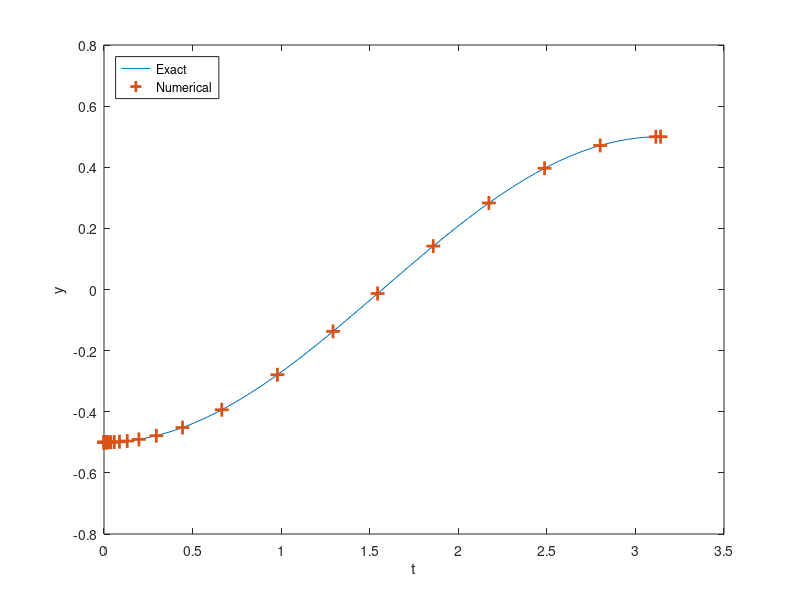

This chart was generated by the following MATLAB code: (Note: this script raises an error after producing the figure.)
%% Integrator Lab: Solving First Order ODEs in MATLAB and Picard Approximation
%
% This lab will teach you to numerically solve first order ODEs using a
% built in MATLAB integrator, |ode45|.  |ode45| is a good, general purpose
% tool for integrating first order equations (and first order systems).  It
% is not always the right algorithm, but it is usually the right algorithm
% to try first. This lab will also teach you how to manipulate symbolic
% functions in MATLAB.
%
% You will learn how to use the |ode45| routine, how to interpolate between
% points, and how MATLAB handles data structures.  You will also learn how
% to use MATLAB for exact symbolic calculations and write your own Picard
% approximation code.
% 
% Opening the m-file lab2.m in the MATLAB editor, step through each
% part using cell mode to see the results.  Compare the output with the
% PDF, which was generated from this m-file.
%
% There are eight exercises in this lab that are to be handed in at the
% end of the lab.  Write your solutions in the template, including
% appropriate descriptions in each step. Save the .m file and submit it 
% online using Quercus.

%% Set up an inline function representation of an ODE and solve it
%
% MATLAB has many built in routines for solving differential equations of
% the form
%
% |y' = f(t,y)|
%
% We will solve them using |ode45|, a high precision integrator.  To do
% this, we will need to construct an inline function representation of |f|,
% an initial condition, and specify how far we want MATLAB to integrate the
% problem.  Once we have set these, we pass the information to |ode45| to
% get the solution.
%
% For a first example, we will solve the initial value problem
%
% |y' = y, y(0) = 1|
%
% which has as its answer |y = e^t|. 
%
%

% Set up the right hand side of the ODE as an inline function
f = @(t,y) y; 

% The initial conditions
t0 = 0;
y0 = 1;

% The time we will integrate until
t1 = 2;

soln = ode45(f, [t0, t1], y0);


%% Examining the output
%
% When we execute the |ode45|, it returns a data structure, stored in soln.
% We can see the pieces of the data structure with a display command:

disp(soln);

%% Understanding the components of the solution data structure
%
% The most important elements of the data structure are stored in the |x|
% and |y| components of the structure; these are vectors.  Vectors |x| and
% |y| contain the points at which the numerical approximation to the
% initial value problem  has been computed.  In other words, |y(j)| is the
% approximate value of the solution at |x(j)|.
%
% *NOTE:* Even though we may be studying a problem like |u(t)| or |y(t)|,
% MATLAB will always use |x| for the independent variable and |y| for the
% dependent variable in the data structure.
%
% Pieces of the data structure can be accessed using a period, as in C/C++
% or Java.  See the examples below:

% Display the values of |t| at which |y(t)| is approximated
fprintf(' Vector of t values: ');
disp(soln.x);
% Display the the corresponding approximatations of |y(t)|
fprintf(' Vector of y values: ');
disp(soln.y);

% Display the approximation of the solution at the 3rd point:
fprintf(' Third element of the vector of t values: %g\n',soln.x(3));
fprintf(' Third element of the vector of y values: %g\n',soln.y(3));


%% Visualizing and comparing the solution
% We can now visualize the solution at the computed data points and compare
% with the exact solution.

% Construct the exact solution
tt = linspace(0,2,50);
yy = exp(tt);

% Plot both on the same figure, plotting the approximation with x's
plot(tt, yy, soln.x, soln.y, 'x', 'MarkerSize',10, 'LineWidth', 2);
% NOTE: the MarkerSize and LineWidth are larger than their defaults of 6
% and 1, respectively.  This makes the print out more readable.

% Add a label to the axis and a legend
xlabel('t');
legend('Exact', 'Numerical','Location','Best');

%% Exercise 1
%
% Objective: Solve an initial value problem and plot both the numerical
% approximation and the corresponding exact solution.
%
% Details: Solve the IVP
%
% |y' = y tan t + sin t, y(0) = -1/2|
%
% from |t = 0| to |t = pi|.
%
% Compute the exact solution (by hand), and plot both on the same figure
% for comparison, as above.
%
% Your submission should show the construction of the inline function, the
% use of ode45 to obtain the solution, a construction of the exact
% solution, and a plot showing both.  In the comments, include the exact
% solution.
%
% Label your axes and include a legend.

% Inline function of the right hand side
f = @(t,y) y.*tan(t) + sin(t); 

t0 = 0;
y0 = -1/2;
t1 = pi;

soln1 = ode45(f, [t0, t1], y0);

tt = linspace(0,pi,50);
yy = -0.5.*cos(tt);

plot(tt, yy, soln1.x, soln1.y, '+', 'MarkerSize',10, 'LineWidth', 2);
xlabel('t');
ylabel('y');
legend('Exact', 'Numerical','Location','NorthWest');

%general solution is y = Csec(t) - 1/2 * cos(t)
%particular solution has C = 0, so y = -1/2 * cos(t)

%% Computing an approximation at a specific point
%
% As you should be able to see by examining |soln.x|, ode45 returns the
% solution at a number of points between |t0| and |t1|.  But sometimes we
% want to know the solution at some intermediate point.
%
% To obtain this value, we need to interpolate it in a consistent way.
% Fortunately, MATLAB provides a convenient function, |deval|, specifically
% for this.

% Compute the solution at t = .25:
deval(soln, .25)

% Compute the solution at t = 1.6753:
fprintf(' Solution at 1.6753: %g\n', deval(soln, 1.6753));

% Compute the solution at 10 grid points between .45 and 1.65:
tinterp = linspace(.45, 1.65, 10);
deval(soln, tinterp)

% Alternatively:
deval(soln, linspace(.45, 1.65, 10))


%% Exercise 2
% 
% Objective: Interpolate a solution at a number of grid points
%
% Details: For the solution you computed in exercise 1, use deval to
% compute the interpolated values at 10 grid points between 2 and 3.

fprintf('Solutions of exercise 1 from 2 to 3: ');
deval(soln1, linspace(2, 3, 10))

%% Errors, Step Sizes, and Tolerances
%
% As you may have noticed, in contrast to the IODE software, at no point do
% we set a step size for our solution.  Indeed, the step size is set
% adaptively to conform to a specified error tolerance.  
%
% Roughly speaking, given the solution at |(t_j, y_j)|, |ode45| computes two
% approximations of the solution at |t_{j+1} = t_j + h|; one is of greater
% accuracy than the other.  If the difference is below a specified
% tolerance, the step is accepted and we continue.  Otherwise the step is
% rejected and the smaller step size, |h|, is used; it is often halved.
%
% We can compute the global truncation error at each solution point, figure
% out the maximum error, and visualize this error (on a linear-log scale):

% Compute the exact solution
yexact = exp(soln.x);

% Compute the pointwise error; note the use of MATLAB's vectorization
err = abs(yexact - soln.y);

disp(err);

fprintf('maximum error: %g \n', max(err));

semilogy(soln.x, err, 'LineWidth', 2);
xlabel('t');
ylabel('error');


%% Exercise 3
%
% Objective: Examine the error of a solution generated by |ode45|
%
% Details: For your solution to exercise 1, compute the pointwise error,
% identify the maximum value of the error, and visualize the error on a 
% linear-log plot (use semilogy to plot the log of the error vs. t).  
% Write in the comments where the error is largest, and give a brief 
% (1-2 sentences) explanation of why it is largest there.  Make sure to 
% label your axes.

yexact1 = -0.5.*cos(soln1.x);
err1 = abs(yexact1 - soln1.y);
disp(err1);

fprintf('maximum error: %g \n', max(err1));
semilogy(soln1.x, err1, 'LineWidth', 2);
xlabel('t');
ylabel('Error of Exercise 1');

%the error is largest at t = 1.55881s, which is very close to pi/2, at
%which the function goes to 0 as predicted. when plotting the direction
%field in IODE, we can see that the function y'=y*tan(t)+sin(t) has a
%vertical asymptote at pi/2. This shows that the slope is changing
%extremely quickly, which would make it difficult to approximate. Thus,
%because the point t=1.55881 is very close to the vertical asymptote, the
%program produces a large amount of error.

%% Exercise 4
%
% Objective: Solve and visualize a nonlinear ode using ode45
%
% Details: Solve the IVP
%
% |y' = 1 / y^2 , y(1) = 1|
%
% from |t=1| to |t=10| using |ode45|.  Find the exact solution and compute
% the maximum pointwise error.  Then plot the approximate solution and the
% exact solution on the same axes.
%
% Your solution should show the definition of the inline function,
% the computation of its solution in this interval, the computation of the
% exact solution at the computed grid points, the computation of the
% maximum error, and a plot of the exact and approximate solutions.
%Your axes should be appropriately labeled and include a legend.

% Inline function
f = @(t,y) 1 ./ (y.^2); 

t0 = 1;
y0 = 1;
t1 = 10;

%approximate solution
soln2 = ode45(f, [t0, t1], y0);

%exact solution
tt2 = linspace(1,10,50);
yy2 = (3.*tt2-2).^(1./3);

plot(tt2, yy2, soln2.x, soln2.y, '+', 'MarkerSize',10, 'LineWidth', 2);
xlabel('t');
ylabel('y');
legend('Exact', 'Numerical','Location','NorthWest');

% error calculations
yexact2 = (3.*soln2.x-2).^(1./3);
err2 = abs(yexact2 - soln2.y);
disp(err2);

fprintf('maximum error: %g \n', max(err2));

%% Exercise 5
%
% Objective: Solve and visualize an ODE that cannot be solved by hand with
% |ode45|.
%
% Details: Solve the IVP
%
% |y' =  1 - t y / 2, y(0) = -1|
%
% from |t=0| to |t=10|.  
%
% Your solution should show you defining the inline function, computing
% the solution in this interval, and plotting it.
%
% Your axes should be appropriately labeled

f = @(t,y) 1 - (t .* y ./ 2); 

t0 = 0;
y0 = -1;
t1 = 10;

%approximate solution
soln3 = ode45(f, [t0, t1], y0);

plot(soln3.x, soln3.y, '-', 'MarkerSize', 10, 'LineWidth', 2);
xlabel('t');
ylabel('y');
legend('Numerical','Location','Best');

%% Exercise 6 - When things go wrong
%
% Objective: Solve an ode and explain the warning message
%
% Details: Solve the IVP:
%
% |y' = y^3 - t^2, y(0) = 1|
%
% from |t=0| to |t=1|.  
%
% Your solution should show you defining the inline function, and computing
% the solution in this interval.
% 
% If you try to plot the solution, you should find that the solution does
% not make it all the way to t = 1.
%
% In the comments explain why MATLAB generates the warning message that you
% may see, or fails to integrate all the way to t=1.  HINT: Try plotting
% the direction field for this with IODE.

f = @(t,y) y.^3 - t.^2;

t0 = 0;
y0 = 1;
t1 = 1;

soln4 = ode45(f, [t0, t1], y0);

plot(soln4.x, soln4.y, '-', 'MarkerSize', 10, 'LineWidth', 2);
xlabel('t');
ylabel('y');
legend('Numerical','Location','Best');

% the warning is: "Warning: Failure at t=5.066046e-01.  Unable to meet
% integration tolerances without reducing the step size below the smallest
% value allowed (1.776357e-15) at time t."

% using the direction fields of IODE of this differential equation's
% solutions, we can see that the slope tends towards becoming infinite,
% suggesting a vertical asymptote/equilibrium around t = 0.5066 (as shown
% in the error of where failure occurs). this means that this particular
% solution will never pass t ~= 0.51, and definitely not up to t=1, which
% is why ode45 and the graph fails to integrate up to t=1 for this IVP.

%% Using symbolic variables to define functions
% We can define symbolic variables to let MATLAB know that these variables
% will be used for exact computations

% Start by defining the variables as symbolic
syms t s x y

% Define a function by simply writing its expression

f = cos(t)
g = sin(t)
h = exp(2*x)

% We can manipulate these functions

simplify(f^2+g^2)
diff(h) %differentiates the function

% We can plot a function defined symbolically using the command |ezplot|.
% Learn about the command |ezplot|:

help ezplot

% Plot the function |f(t)| and |h(x)|

ezplot(f)
ezplot(h)

%%
% If we try to evaluate the function |f(0)|, we get an error message. 
%
% The symbolic variables are not meant to be used to evaluate functions,
% but to manipulate functions, compute derivatives, etc.
% To evaluate a function using symbolic variables is a little cumbersome:

% We need to substitute the variable by a value:

subs(f,t,pi)

%%
% This expression means: In the expression |f|, substitute the variable |t|
% by the number |pi|.

% If we use a value where the cosine does not have a "nice" expression, we
% need to approximate the result:

subs(f,t,2) %says cos(2)

% We need to use the command |eval|

eval(subs(f,t,2)) %gives approx answer -0.4161


%% Exercise 7
% Objective: Define a function using symbolic variables and manipulate it.
%
% Details: Define the function |f(x) = sin(x)cos(x)|
%
% Use MATLAB commands to obtain a simpler form of this function, compute
% value of this function for |x=pi/4| and |x=1|, and plot its graph.

syms x;

g = sin(x);
h = cos(x);
f = simplify(g.*h)

ezplot(f);
subs(f, x, pi./4)
eval(subs(f, x, 1))
ylabel('f(x)');

%% Obtaining Picard approximations 
%
% Consider an initial value problem
%
% |y' = 1 + y|
% |y(0) = 0|
%
% First we need to define the variables we will be using

syms t s y;

% We then need to define the function f

f = 1+y; % we define it without the @(t,y) because it is a symbolic function

% We set up our initial approximation phi_0 = 0:

phi=[sym(0)];   % we will keep a list with all the approximations

% Set up a loop to get successive approximations using Picard iterations

N=5;

for i = 1:N
    func=subs(f,y,phi(i));    % prepare function to integrate: y -> previous phi
    func=subs(func,t,s);      % variable of integration is s, so we need to change
                              % t -> s
    
    newphi = int(func, s, 0 ,t);   % integrate to find next approximation

    
    phi=cat(2,phi,[newphi]);       % update the list of approximations by adding new phi
end

% Show the last approximation

phi(N+1)

% Plot the approximation just found

picard=ezplot(phi(N+1),[0,5]);
set(picard,'Color','green');         % set the color of the graph to green

% In this case, the exact solution is
%
% |y=e^t-1|
%
% Compare the approximation and the exact solutions

hold on;
exact=ezplot(exp(t)-1,[0,5]);

xlabel('t');
ylabel('y');
title('Picard Approximations');
legend('Picard Approximation', 'Exact Solution','Location','NorthWest');

hold off;


%% Exercise 8
%
%  Objective: Solve your own Picard Approximation and compare it to the
%  exact solution.
%
%  Details: Consider the IVP
%     | y' = 1+y^2|
%     | y(0) = 1 |
%
% Find the Picard approximation phi_5. 
% For better efficiency, do not keep all the previous approximations.
%
% Compute the exact solution (by hand), and plot both on the same figure
% for comparison, as above.
%
% Label your axes and include a legend.
%
% HINT. The initial condition has 1 instead of 0, so the Picard
% method needs to be adapted.

syms t s y; 

f = 1 + y.^2; 
phi = [sym(1)]; %starting point

N = 5; 

for i = 1:N
       func= subs(f, y, phi(i)); 
       func = subs(func, t, s); 

       newphi = int(func, s, 0, t) + 1; %research said + y0
       phi = cat(1, phi, [newphi]); 

end

%changed the bounds of integration to fit to the middle portion
picard = ezplot(phi(N+1), [-1*pi, pi/2]);
set(picard, 'Color', 'magenta'); 
hold on; 
exact = ezplot(tan(t+pi/4), [-1*pi, pi/2]);
set(exact, 'Color', 'black');

xlabel('t'); 
ylabel('y'); 
title('Picard Approximations of dy/dt = 1+y^2'); 
legend('Picard Approximations', 'Exact Solution', 'Location', 'Southeast')

